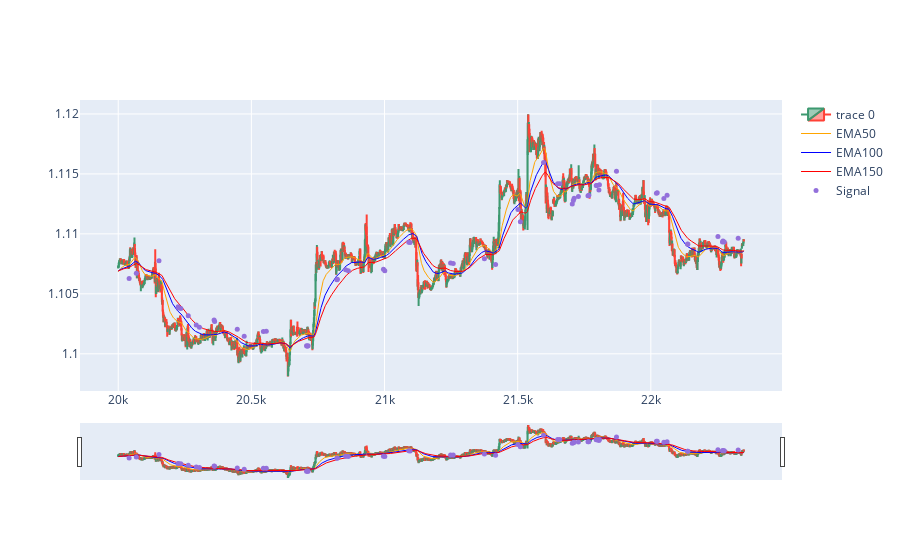

Notebook cell for this chart:
### Code cell
import plotly.graph_objects as go
from plotly.subplots import make_subplots
from datetime import datetime
dfpl = df[20000:22350]
#100:350
fig = go.Figure(data=[go.Candlestick(x=dfpl.index,
                open=dfpl['Open'],
                high=dfpl['High'],
                low=dfpl['Low'],
                close=dfpl['Close']),
                go.Scatter(x=dfpl.index, y=dfpl.EMA50, line=dict(color='orange', width=1), name="EMA50"),
                go.Scatter(x=dfpl.index, y=dfpl.EMA100, line=dict(color='blue', width=1), name="EMA100"),
                go.Scatter(x=dfpl.index, y=dfpl.EMA150, line=dict(color='red', width=1), name="EMA150")])

fig.add_scatter(x=dfpl.index, y=dfpl['pointpos'], mode="markers",
                marker=dict(size=5, color="MediumPurple"),
                name="Signal")
fig.show()

### Figure 1 — Plotly figure (JSON) as saved in the notebook; plotly's stock layout.template omitted (floating-point values rounded to 4 significant figures; data arrays with more than 128 entries replaced by an {"elided": "..."} marker saying what was removed)
{"data": [{"close": {"elided": "2350 float values"}, "high": {"elided": "2350 float values"}, "low": {"elided": "2350 float values"}, "open": {"elided": "2350 float values"}, "type": "candlestick", "x": {"elided": "2350 int values"}}, {"line": {"color": "orange", "width": 1}, "name": "EMA50", "type": "scatter", "x": {"elided": "2350 int values"}, "y": {"elided": "2350 float values"}}, {"line": {"color": "blue", "width": 1}, "name": "EMA100", "type": "scatter", "x": {"elided": "2350 int values"}, "y": {"elided": "2350 float values"}}, {"line": {"color": "red", "width": 1}, "name": "EMA150", "type": "scatter", "x": {"elided": "2350 int values"}, "y": {"elided": "2350 float values"}}, {"marker": {"color": "MediumPurple", "size": 5}, "mode": "markers", "name": "Signal", "type": "scatter", "x": {"elided": "2350 int values"}, "y": {"elided": "2350 float values"}}], "layout": {}}
